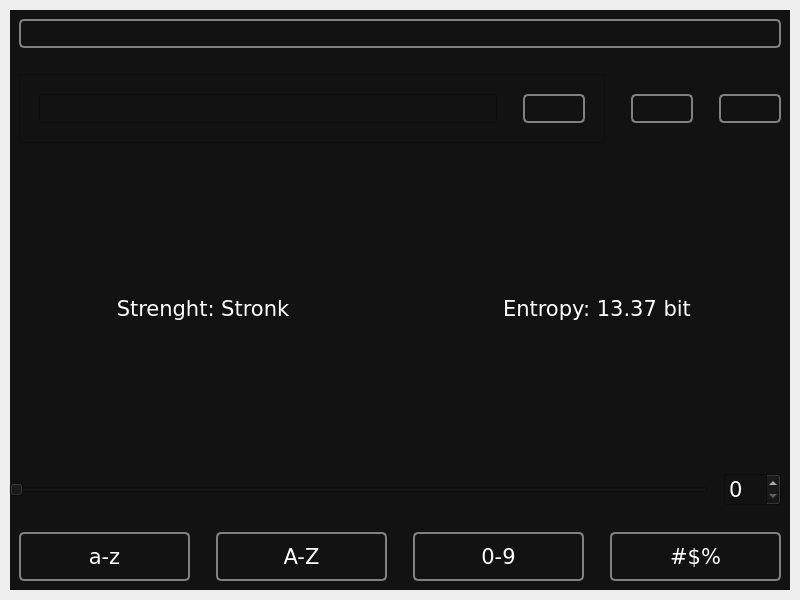
<?xml version="1.0" encoding="UTF-8"?>
<ui version="4.0">
 <class>MainWindow</class>
 <widget class="QMainWindow" name="MainWindow">
  <property name="geometry">
   <rect>
    <x>0</x>
    <y>0</y>
    <width>800</width>
    <height>600</height>
   </rect>
  </property>
  <property name="windowTitle">
   <string>MainWindow</string>
  </property>
  <widget class="QWidget" name="centralwidget">
   <property name="styleSheet">
    <string notr="true">QWidget {
    background-color: #121212;
    color: white;
    font-family: Verdana;
    font-size: 16pt;
    margin: 10px;
}

QPushButton {
    border: 2px solid gray;
    border-radius: 5px;
}

QPushButton#btn_lower,
#btn_upper,
#btn_digits,
#btn_special {
    padding: 10px;
}

QPushButton:hover {
    border-color: #090;
}

QPushButton:pressed {
    border: 4px solid #090;
    border-radius: 5px;
}</string>
   </property>
   <layout class="QVBoxLayout" name="verticalLayout">
    <item>
     <widget class="QPushButton" name="icon_lock">
      <property name="enabled">
       <bool>false</bool>
      </property>
      <property name="text">
       <string/>
      </property>
      <property name="icon">
       <iconset>
        <disabledon>:/icons/icons/lock.svg</disabledon>
       </iconset>
      </property>
     </widget>
    </item>
    <item>
     <layout class="QHBoxLayout" name="layout_password">
      <item>
       <widget class="QFrame" name="frame_password">
        <property name="sizePolicy">
         <sizepolicy hsizetype="Minimum" vsizetype="Preferred">
          <horstretch>0</horstretch>
          <verstretch>0</verstretch>
         </sizepolicy>
        </property>
        <property name="frameShape">
         <enum>QFrame::StyledPanel</enum>
        </property>
        <property name="frameShadow">
         <enum>QFrame::Raised</enum>
        </property>
        <layout class="QHBoxLayout" name="horizontalLayout_2">
         <item>
          <widget class="QLineEdit" name="line_password"/>
         </item>
         <item>
          <widget class="QPushButton" name="btn_visible">
           <property name="text">
            <string/>
           </property>
           <property name="icon">
            <iconset resource="resources.qrc">
             <normaloff>:/icons/icons/invisibility.svg</normaloff>
             <normalon>:/icons/icons/visibility.svg</normalon>:/icons/icons/invisibility.svg</iconset>
           </property>
           <property name="checkable">
            <bool>true</bool>
           </property>
          </widget>
         </item>
        </layout>
       </widget>
      </item>
      <item>
       <widget class="QPushButton" name="btn_refresh">
        <property name="text">
         <string/>
        </property>
        <property name="icon">
         <iconset>
          <normalon>:/icons/icons/refresh.svg</normalon>
         </iconset>
        </property>
       </widget>
      </item>
      <item>
       <widget class="QPushButton" name="btn_copy">
        <property name="text">
         <string/>
        </property>
        <property name="icon">
         <iconset>
          <normalon>:/icons/icons/copy.svg</normalon>
         </iconset>
        </property>
       </widget>
      </item>
     </layout>
    </item>
    <item>
     <layout class="QHBoxLayout" name="layout_info">
      <item>
       <widget class="QLabel" name="label_strenght">
        <property name="text">
         <string>Strenght: Stronk</string>
        </property>
        <property name="alignment">
         <set>Qt::AlignCenter</set>
        </property>
       </widget>
      </item>
      <item>
       <widget class="QLabel" name="label_entropy">
        <property name="text">
         <string>Entropy: 13.37 bit</string>
        </property>
        <property name="alignment">
         <set>Qt::AlignCenter</set>
        </property>
       </widget>
      </item>
     </layout>
    </item>
    <item>
     <layout class="QHBoxLayout" name="layout_length">
      <item>
       <widget class="QSlider" name="slider_legth">
        <property name="orientation">
         <enum>Qt::Horizontal</enum>
        </property>
       </widget>
      </item>
      <item>
       <widget class="QSpinBox" name="spinbox_length"/>
      </item>
     </layout>
    </item>
    <item>
     <layout class="QHBoxLayout" name="layout_characters">
      <item>
       <widget class="QPushButton" name="btn_lower">
        <property name="text">
         <string>a-z</string>
        </property>
        <property name="checkable">
         <bool>true</bool>
        </property>
        <property name="checked">
         <bool>true</bool>
        </property>
       </widget>
      </item>
      <item>
       <widget class="QPushButton" name="btn_upper">
        <property name="text">
         <string>A-Z</string>
        </property>
        <property name="checkable">
         <bool>true</bool>
        </property>
        <property name="checked">
         <bool>true</bool>
        </property>
       </widget>
      </item>
      <item>
       <widget class="QPushButton" name="btn_digits">
        <property name="text">
         <string>0-9</string>
        </property>
        <property name="checkable">
         <bool>true</bool>
        </property>
        <property name="checked">
         <bool>true</bool>
        </property>
       </widget>
      </item>
      <item>
       <widget class="QPushButton" name="btn_special">
        <property name="text">
         <string>#$%</string>
        </property>
        <property name="checkable">
         <bool>true</bool>
        </property>
       </widget>
      </item>
     </layout>
    </item>
   </layout>
  </widget>
 </widget>
 <resources>
  <include location="resources.qrc"/>
 </resources>
 <connections/>
</ui>
